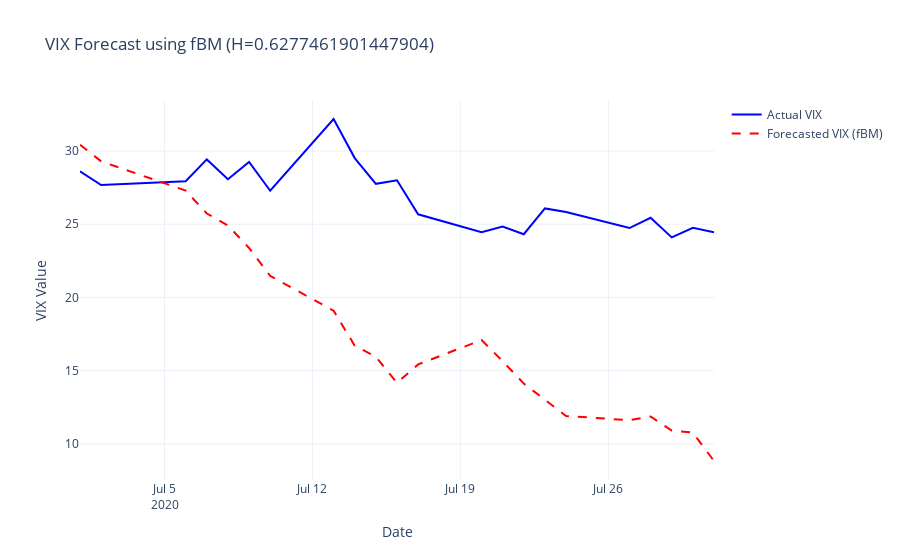

This figure's notebook cell:
### Code cell
from stochastic.processes.continuous import FractionalBrownianMotion
import numpy as np
import random
import plotly.graph_objects as go

def simulate_fbm_vix(train_data, test_data, H):
    """
    Simulates a VIX path using geometric fractional Brownian motion.
    
    Parameters:
        train_data (DataFrame): Training data containing at least 'vol' and 'log_vol_diff'.
        test_data (DataFrame): Testing data to determine the simulation length.
        H (float): Hurst exponent for the fractional Brownian motion.
        
    Returns:
        np.ndarray: Simulated VIX values.
    """
    # Set fixed seeds for reproducibility
    random.seed(42)
    np.random.seed(42)

    # Calculate drift (μ) and volatility (σ) from training log differences of VIX
    mu = train_data["log_vol_diff"].mean()
    sigma = train_data["log_vol_diff"].std()

    n_days = len(test_data)
    # Define and sample from the fBM model
    fbm = FractionalBrownianMotion(hurst=H, t=n_days-1)
    fbm_values = fbm.sample(n=n_days-1)

    # Use the last available VIX value in training data as the starting point
    S0 = train_data['vol'].iloc[-1]
    # Simulate the VIX path using a geometric fBM model
    simulated_vix = S0 * np.exp(mu * np.arange(n_days) + sigma * fbm_values)
    print(mu, sigma)
    return simulated_vix

def plot_fbm_vix(test_data, simulated_vix, H):
    """
    Plots actual vs. simulated VIX values.
    
    Parameters:
        test_data (DataFrame): Testing data containing actual VIX values under 'vol'.
        simulated_vix (np.ndarray): Simulated VIX values.
        H (float): Hurst exponent used in the simulation (for labeling purposes).
    """
    fig = go.Figure()

    # Actual VIX trace
    fig.add_trace(go.Scatter(
        x=test_data.index,
        y=test_data["vol"],
        mode='lines',
        name='Actual VIX',
        line=dict(color='blue')
    ))

    # Forecasted VIX trace using fBM
    fig.add_trace(go.Scatter(
        x=test_data.index,
        y=simulated_vix,
        mode='lines',
        name='Forecasted VIX (fBM)',
        line=dict(color='red', dash='dash')
    ))

    # Update layout of the plot
    fig.update_layout(
        title=f"VIX Forecast using fBM (H={H})",
        xaxis_title="Date",
        yaxis_title="VIX Value",
        template="plotly_white"
    )

    fig.show()

# Example usage:
simulated_vix = simulate_fbm_vix(vix_training_df, vix_testing_df, vix_hurst_est)
plot_fbm_vix(vix_testing_df, simulated_vix, vix_hurst_est)

### Figure 1 — Plotly figure (JSON) as saved in the notebook; plotly's stock layout.template omitted (floating-point values rounded to 4 significant figures)
{"data": [{"line": {"color": "blue"}, "mode": "lines", "name": "Actual VIX", "type": "scatter", "x": ["2020-07-01T00:00:00", "2020-07-02T00:00:00", "2020-07-06T00:00:00", "2020-07-07T00:00:00", "2020-07-08T00:00:00", "2020-07-09T00:00:00", "2020-07-10T00:00:00", "2020-07-13T00:00:00", "2020-07-14T00:00:00", "2020-07-15T00:00:00", "2020-07-16T00:00:00", "2020-07-17T00:00:00", "2020-07-20T00:00:00", "2020-07-21T00:00:00", "2020-07-22T00:00:00", "2020-07-23T00:00:00", "2020-07-24T00:00:00", "2020-07-27T00:00:00", "2020-07-28T00:00:00", "2020-07-29T00:00:00", "2020-07-30T00:00:00", "2020-07-31T00:00:00"], "y": [28.62, 27.68, 27.94, 29.43, 28.08, 29.26, 27.29, 32.19, 29.52, 27.76, 28, 25.68, 24.46, 24.84, 24.32, 26.08, 25.84, 24.74, 25.44, 24.1, 24.76, 24.46]}, {"line": {"color": "red", "dash": "dash"}, "mode": "lines", "name": "Forecasted VIX (fBM)", "type": "scatter", "x": ["2020-07-01T00:00:00", "2020-07-02T00:00:00", "2020-07-06T00:00:00", "2020-07-07T00:00:00", "2020-07-08T00:00:00", "2020-07-09T00:00:00", "2020-07-10T00:00:00", "2020-07-13T00:00:00", "2020-07-14T00:00:00", "2020-07-15T00:00:00", "2020-07-16T00:00:00", "2020-07-17T00:00:00", "2020-07-20T00:00:00", "2020-07-21T00:00:00", "2020-07-22T00:00:00", "2020-07-23T00:00:00", "2020-07-24T00:00:00", "2020-07-27T00:00:00", "2020-07-28T00:00:00", "2020-07-29T00:00:00", "2020-07-30T00:00:00", "2020-07-31T00:00:00"], "y": [30.43, 29.3, 27.3, 25.73, 24.91, 23.38, 21.47, 19.1, 16.7, 15.95, 14.17, 15.42, 17.09, 15.65, 14.11, 12.99, 11.9, 11.61, 11.87, 10.9, 10.76, 8.825]}], "layout": {"title": {"text": "VIX Forecast using fBM (H=0.6277461901447904)"}, "xaxis": {"title": {"text": "Date"}}, "yaxis": {"title": {"text": "VIX Value"}}}}
